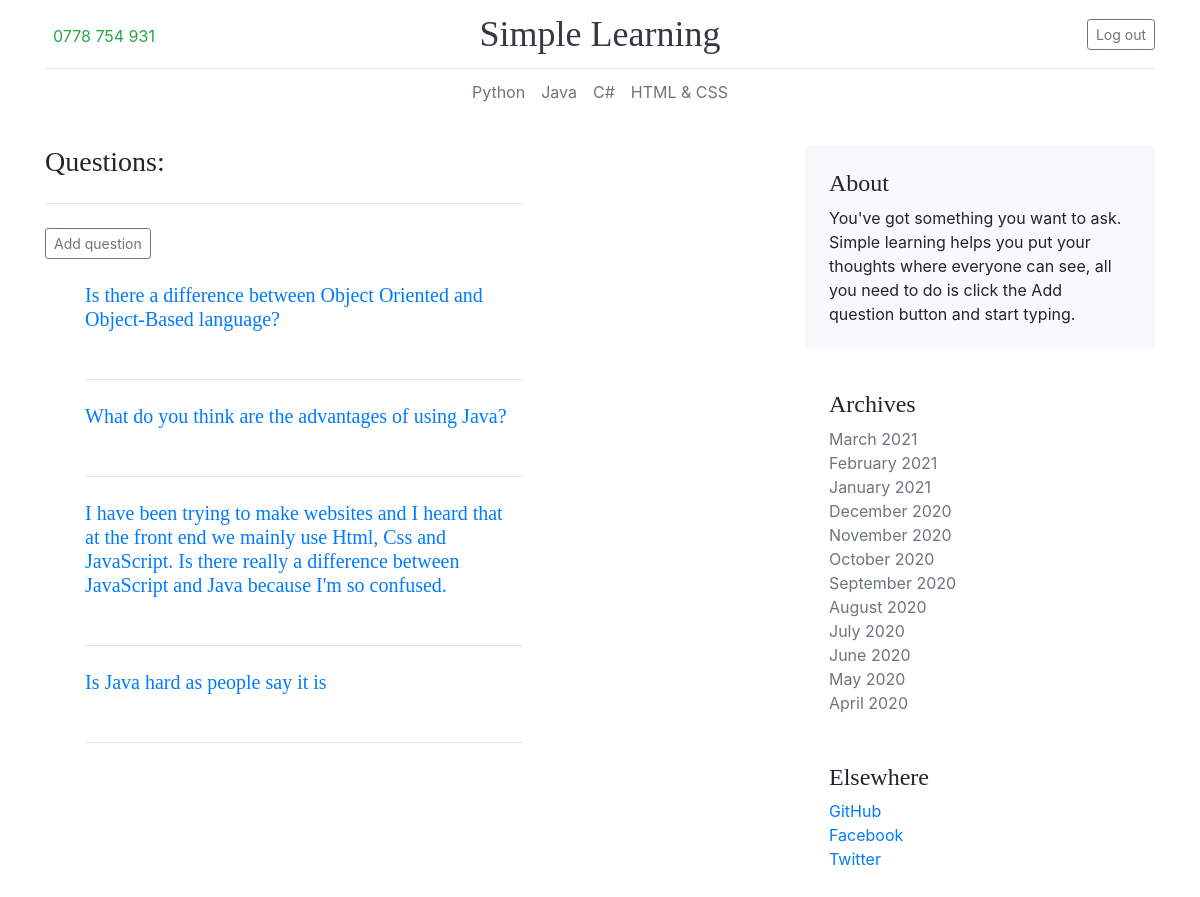
/java/questions/ (signed in), run on the app's committed database.
### jprogramming/models.py (models this page shows)
class Question(models.Model):
    text = models.TextField()
    date_added = models.DateTimeField(auto_now_add=True)
    owner = models.ForeignKey(User, on_delete=models.CASCADE, related_name='java_owner')
    def __str__(self):
        return self.text

### jprogramming/views.py (the view)
# urls.py: path('questions/', views.questions, name='questions'),
@login_required()
def questions(request):
    questions = Question.objects.order_by('-date_added')
    context = {'questions': questions}
    return render(request, 'jprogramming/questions.html', context)

### jprogramming/templates/jprogramming/questions.html (shortened to what this page needs)
<!DOCTYPE html>
<html lang="en">
<head>
</head>
{% extends 'easyprogramming/base.html' %}
{% block content %}
    <br>
    <main class="container">
    <div class="row g-5">
    <div class="col-md-8">
     <div class="row g-5">
         <div class="col-md-8">
          <h3 class="pb-4 mb-4 fst-italic border-bottom">
            Questions:
          </h3>
          <article class="blog-post">
                <a class="btn btn-sm btn-outline-secondary" href="{% url 'jprogramming:new_question' %}">Add question</a>
                <br>
          <br>
              <ul>
                 {% for question in questions %}
                     <h5 class="pb-4 mb-4 fst-italic border-bottom">
                        <a href="{% url 'jprogramming:question' question.id %}">{{ question }}</a> <br> <br>
                     </h5>
                 {% empty %}
                    <li>No questions have been added yet.</li>
                {% endfor %}
              </ul>
          </article>
        </div>
     </div>
    </div>
    <div class="col-md-4">
      <div class="position-sticky" style="top: 2rem;">
        <div class="p-4 mb-3 bg-light rounded">
          <h4 class="fst-italic">About</h4>
          <p class="mb-0">You've got something you want to ask.  Simple learning helps you put your thoughts where everyone can see, all you need to do is click the Add question button and start typing.</p>
        </div>
        <div class="p-4">
          <h4 class="fst-italic">Archives</h4>
          <ol class="list-unstyled mb-0">
            <li><a class="text-secondary" href="#">March 2021</a></li>
            <li><a class="text-muted" href="#">February 2021</a></li>
            <li><a class="text-muted" href="#">January 2021</a></li>
            <li><a class="text-muted" href="#">December 2020</a></li>
            <li><a class="text-muted" href="#">November 2020</a></li>
            <li><a class="text-muted" href="#">October 2020</a></li>
            <li><a class="text-muted" href="#">September 2020</a></li>
            <li><a class="text-muted" href="#">August 2020</a></li>
            <li><a class="text-muted" href="#">July 2020</a></li>
            <li><a class="text-muted" href="#">June 2020</a></li>
            <li><a class="text-muted" href="#">May 2020</a></li>
            <li><a class="text-muted" href="#">April 2020</a></li>
          </ol>
        </div>
        <div class="p-4">
          <h4 class="fst-italic">Elsewhere</h4>
          <ol class="list-unstyled">
            <li><a href="https://github.com/Chengetanaim">GitHub</a></li>
            <li><a href="https://www.facebook.com/chengetani.mukanhairi">Facebook</a></li>
            <li><a href="#">Twitter</a></li>
          </ol>
        </div>
      </div>
    </div>
  </div>
    </main>
{% endblock content %}

### easyprogramming/templates/easyprogramming/base.html (style rules this page uses)
h1, h2, h3, h4, h5, h6 { font-family: "Playfair Display", Georgia, "Times New Roman", serif; }
.blog-post { margin-bottom: 4rem; }

### data on the page
Question: text "Is there a difference between Object Oriented and Object-Based language?"
Question: text "What do you think are the advantages of using Java?"
Question: text "I have been trying to make websites and I heard that at the front end we mainly use Html, Css and JavaScript. Is there really a difference between JavaScript and Java because I'm so confused."
Question: text "Is Java hard as people say it is"
